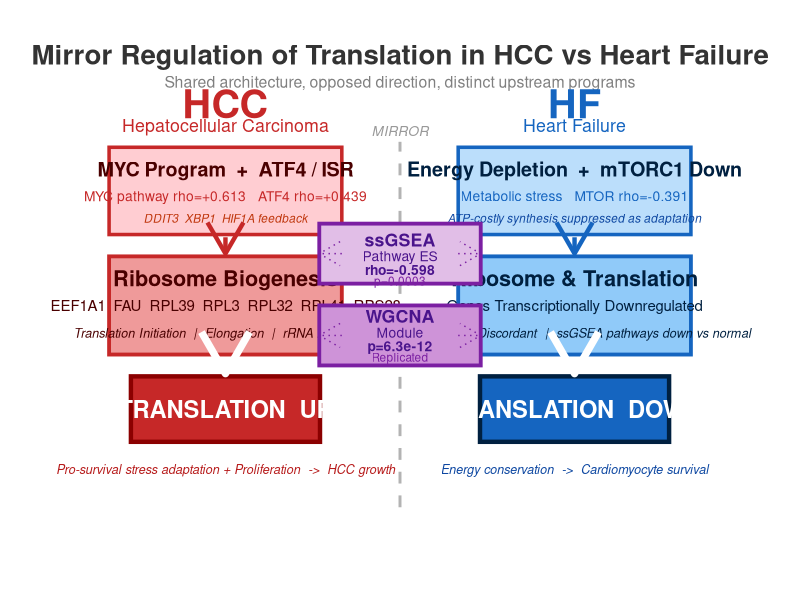

Write the R code that produced this figure.
library(ggplot2)
library(grid)

PROJ_DIR <- "D:/R_projects/revision_analysis"

# Simple 3-color palette
red  <- "#C62828"
blue <- "#1565C0"
purp <- "#7B1FA2"
grey <- "grey30"

# Set up 16:9 canvas with grid units
# Layout: [HCC panel | MIDDLE | HF panel]
# HCC: x=0.1-0.42, MID: x=0.42-0.58, HF: x=0.58-0.9
# Y ranges: 0.1 to 0.9

p <- ggplot() +
  # Title
  annotate("text", x=0.5, y=0.95, label="Mirror Regulation of Translation in HCC vs Heart Failure",
           fontface="bold", size=7, color="grey20") +
  annotate("text", x=0.5, y=0.90, label="Shared architecture, opposed direction, distinct upstream programs",
           size=4, color="grey50") +

  # Disease labels
  annotate("text", x=0.26, y=0.86, label="HCC", fontface="bold", size=10, color=red) +
  annotate("text", x=0.74, y=0.86, label="HF", fontface="bold", size=10, color=blue) +
  annotate("text", x=0.26, y=0.82, label="Hepatocellular Carcinoma", size=4.5, color=red) +
  annotate("text", x=0.74, y=0.82, label="Heart Failure", size=4.5, color=blue) +

  # Vertical divider
  annotate("segment", x=0.50, xend=0.50, y=0.12, yend=0.79, linetype="dashed", color="grey70", linewidth=1) +
  annotate("text", x=0.50, y=0.81, label="MIRROR", size=3.5, color="grey60", fontface="italic") +

  # ===== HCC BOX 1: Upstream (y: 0.64-0.77, x: 0.10-0.42) =====
  annotate("rect", xmin=0.10, xmax=0.42, ymin=0.62, ymax=0.78, fill="#FFCDD2", color=red, linewidth=1.2) +
  annotate("text", x=0.26, y=0.74, label="MYC Program  +  ATF4 / ISR", fontface="bold", size=5, color="#4A0000") +
  annotate("text", x=0.26, y=0.69, label="MYC pathway rho=+0.613   ATF4 rho=+0.439", size=3.5, color=red) +
  annotate("text", x=0.26, y=0.65, label="DDIT3  XBP1  HIF1A feedback", size=3, color="#BF360C", fontface="italic") +

  # ===== HCC BOX 2: Translation (y: 0.42-0.58, x: 0.10-0.42) =====
  annotate("rect", xmin=0.10, xmax=0.42, ymin=0.40, ymax=0.58, fill="#EF9A9A", color=red, linewidth=1.3) +
  annotate("text", x=0.26, y=0.54, label="Ribosome Biogenesis", fontface="bold", size=5.5, color="#4A0000") +
  annotate("text", x=0.26, y=0.49, label="EEF1A1  FAU  RPL39  RPL3  RPL32  RPL41  RPS28", size=3.8, color="#4A0000") +
  annotate("text", x=0.26, y=0.44, label="Translation Initiation  |  Elongation  |  rRNA Processing", size=3.2, color="#4A0000", fontface="italic") +

  # ===== HCC BOX 3: Output (y: 0.26-0.36, x: 0.13-0.39) =====
  annotate("rect", xmin=0.13, xmax=0.39, ymin=0.24, ymax=0.36, fill=red, color="#8B0000", linewidth=1.5) +
  annotate("text", x=0.26, y=0.30, label="TRANSLATION  UP", fontface="bold", size=6, color="white") +

  annotate("text", x=0.26, y=0.19, label="Pro-survival stress adaptation + Proliferation  ->  HCC growth",
           size=3.2, color="#B71C1C", fontface="italic") +

  # ===== HF BOX 1: Upstream (y: 0.64-0.77, x: 0.58-0.90) =====
  annotate("rect", xmin=0.58, xmax=0.90, ymin=0.62, ymax=0.78, fill="#BBDEFB", color=blue, linewidth=1.2) +
  annotate("text", x=0.74, y=0.74, label="Energy Depletion  +  mTORC1 Down", fontface="bold", size=5, color="#002040") +
  annotate("text", x=0.74, y=0.69, label="Metabolic stress   MTOR rho=-0.391", size=3.5, color=blue) +
  annotate("text", x=0.74, y=0.65, label="ATP-costly synthesis suppressed as adaptation", size=3, color="#0D47A1", fontface="italic") +

  # ===== HF BOX 2: Translation (y: 0.42-0.58, x: 0.58-0.90) =====
  annotate("rect", xmin=0.58, xmax=0.90, ymin=0.40, ymax=0.58, fill="#90CAF9", color=blue, linewidth=1.3) +
  annotate("text", x=0.74, y=0.54, label="Ribosome & Translation", fontface="bold", size=5.5, color="#002040") +
  annotate("text", x=0.74, y=0.49, label="Genes Transcriptionally Downregulated", size=3.8, color="#002040") +
  annotate("text", x=0.74, y=0.44, label="7 Hub Genes Discordant  |  ssGSEA pathways down vs normal", size=3.2, color="#002040", fontface="italic") +

  # ===== HF BOX 3: Output (y: 0.26-0.36, x: 0.61-0.87) =====
  annotate("rect", xmin=0.61, xmax=0.87, ymin=0.24, ymax=0.36, fill=blue, color="#002040", linewidth=1.5) +
  annotate("text", x=0.74, y=0.30, label="TRANSLATION  DOWN", fontface="bold", size=6, color="white") +

  annotate("text", x=0.74, y=0.19, label="Energy conservation  ->  Cardiomyocyte survival",
           size=3.2, color="#0D47A1", fontface="italic") +

  # ===== MIDDLE PANELS =====
  annotate("rect", xmin=0.389, xmax=0.611, ymin=0.53, ymax=0.64, fill="#E1BEE7", color=purp, linewidth=1.3) +
  annotate("text", x=0.50, y=0.61, label="ssGSEA", fontface="bold", size=4.5, color="#4A148C") +
  annotate("text", x=0.50, y=0.58, label="Pathway ES", size=3.5, color="#4A148C") +
  annotate("text", x=0.50, y=0.555, label="rho=-0.598", fontface="bold", size=3.5, color="#4A148C") +
  annotate("text", x=0.50, y=0.535, label="p=0.0003", size=3, color=purp) +

  annotate("rect", xmin=0.389, xmax=0.611, ymin=0.38, ymax=0.49, fill="#CE93D8", color=purp, linewidth=1.3) +
  annotate("text", x=0.50, y=0.47, label="WGCNA", fontface="bold", size=4.5, color="#4A148C") +
  annotate("text", x=0.50, y=0.44, label="Module", size=3.5, color="#4A148C") +
  annotate("text", x=0.50, y=0.415, label="p=6.3e-12", fontface="bold", size=3.5, color="#4A148C") +
  annotate("text", x=0.50, y=0.395, label="Replicated", size=3, color=purp) +

  # ===== ARROWS (vertical within HCC/HF) =====
  # HCC down arrows
  annotate("segment", x=0.26, xend=0.26, y=0.615, yend=0.585, arrow=arrow(length=unit(0.06,"npc")), color=red, linewidth=1.5) +
  annotate("segment", x=0.26, xend=0.26, y=0.395, yend=0.365, arrow=arrow(length=unit(0.08,"npc")), color="white", linewidth=2.5) +

  # HF down arrows
  annotate("segment", x=0.74, xend=0.74, y=0.615, yend=0.585, arrow=arrow(length=unit(0.06,"npc")), color=blue, linewidth=1.5) +
  annotate("segment", x=0.74, xend=0.74, y=0.395, yend=0.365, arrow=arrow(length=unit(0.08,"npc")), color="white", linewidth=2.5) +

  # Lateral: HCC/HF <-> middle
  annotate("segment", x=0.42, xend=0.389, y=0.585, yend=0.585, arrow=arrow(length=unit(0.04,"npc")), color=purp, linewidth=0.5, linetype="dotted") +
  annotate("segment", x=0.58, xend=0.611, y=0.585, yend=0.585, arrow=arrow(length=unit(0.04,"npc")), color=purp, linewidth=0.5, linetype="dotted") +
  annotate("segment", x=0.42, xend=0.389, y=0.435, yend=0.435, arrow=arrow(length=unit(0.04,"npc")), color=purp, linewidth=0.5, linetype="dotted") +
  annotate("segment", x=0.58, xend=0.611, y=0.435, yend=0.435, arrow=arrow(length=unit(0.04,"npc")), color=purp, linewidth=0.5, linetype="dotted") +

  # (ssGSEA→WGCNA arrow removed — independent analyses, no causal link)

  coord_cartesian(xlim=c(0,1), ylim=c(0,1)) +
  theme_void() +
  theme(plot.background=element_rect(fill="white", color=NA))

ggsave(file.path(PROJ_DIR, "figures", "Figure6_Mechanistic_Model.png"), p, width=20, height=12, dpi=300)
cat("Done\n")
